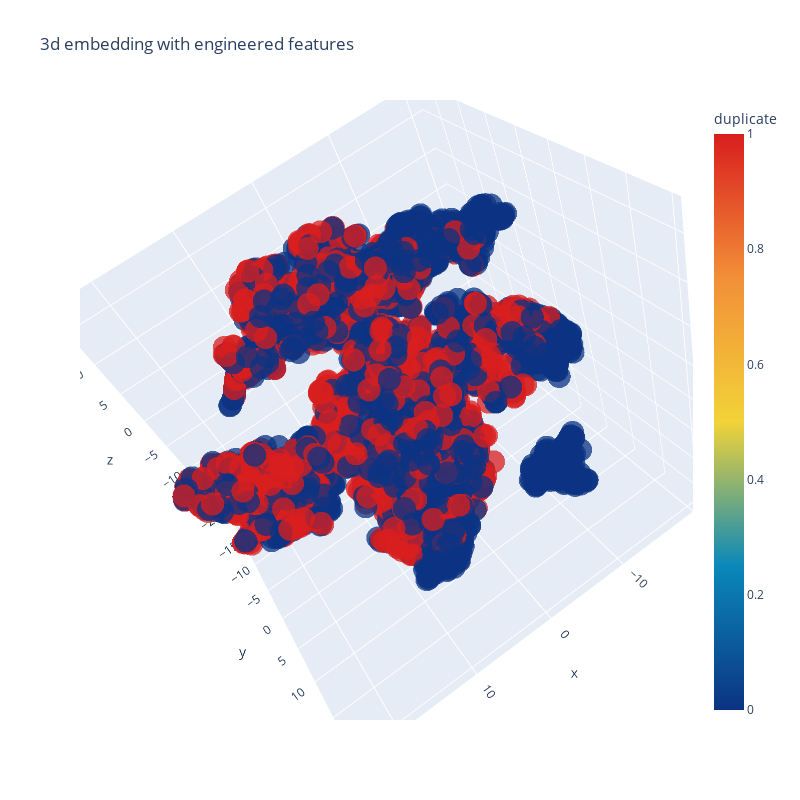

Write notebook code for a chart like this one.
### Code cell
trace1 = go.Scatter3d(
    x=tsne3d[:,0],
    y=tsne3d[:,1],
    z=tsne3d[:,2],
    mode='markers',
    marker=dict(
        sizemode='diameter',
        color = y,
        colorscale = 'Portland',
        colorbar = dict(title = 'duplicate'),
        line=dict(color='rgb(255, 255, 255)'),
        opacity=0.75
    )
)

data=[trace1]
layout=dict(height=800, width=800, title='3d embedding with engineered features')
fig=dict(data=data, layout=layout)
py.iplot(fig, filename='3DBubble')

### Figure 1 — Plotly figure (JSON) as saved in the notebook; plotly's stock layout.template omitted (floating-point values rounded to 4 significant figures; data arrays with more than 128 entries replaced by an {"elided": "..."} marker saying what was removed)
{"data": [{"marker": {"color": {"elided": "5000 int values"}, "colorbar": {"title": {"text": "duplicate"}}, "colorscale": [[0, "rgb(12,51,131)"], [0.25, "rgb(10,136,186)"], [0.5, "rgb(242,211,56)"], [0.75, "rgb(242,143,56)"], [1, "rgb(217,30,30)"]], "line": {"color": "rgb(255, 255, 255)"}, "opacity": 0.75, "sizemode": "diameter"}, "mode": "markers", "type": "scatter3d", "x": {"elided": "5000 float values"}, "y": {"elided": "5000 float values"}, "z": {"elided": "5000 float values"}}], "layout": {"height": 800, "scene": {"aspectmode": "auto", "aspectratio": {"x": 1.104, "y": 0.941, "z": 0.9624}, "camera": {"center": {"x": 0, "y": 0, "z": 0}, "eye": {"x": 0.2396, "y": 1.354, "z": 1.313}, "projection": {"type": "perspective"}, "up": {"x": -0.3182, "y": 0.1133, "z": 0.9412}}}, "title": {"text": "3d embedding with engineered features"}, "width": 800}}
